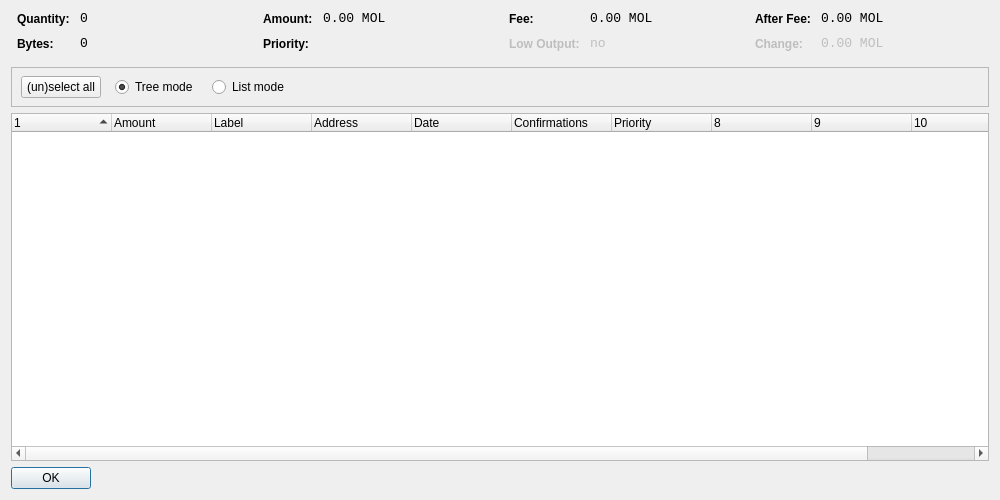
<?xml version="1.0" encoding="UTF-8"?>
<ui version="4.0">
 <class>CoinControlDialog</class>
 <widget class="QDialog" name="CoinControlDialog">
  <property name="geometry">
   <rect>
    <x>0</x>
    <y>0</y>
    <width>1000</width>
    <height>500</height>
   </rect>
  </property>
  <property name="windowTitle">
   <string>Coin Control</string>
  </property>
  <layout class="QVBoxLayout" name="verticalLayout">
   <item>
    <layout class="QHBoxLayout" name="horizontalLayoutTop" stretch="0,0,0,0">
     <property name="topMargin">
      <number>0</number>
     </property>
     <property name="bottomMargin">
      <number>10</number>
     </property>
     <item>
      <layout class="QFormLayout" name="formLayoutCoinControl1">
       <property name="horizontalSpacing">
        <number>10</number>
       </property>
       <property name="verticalSpacing">
        <number>10</number>
       </property>
       <property name="leftMargin">
        <number>6</number>
       </property>
       <property name="rightMargin">
        <number>6</number>
       </property>
       <item row="0" column="0">
        <widget class="QLabel" name="labelCoinControlQuantityText">
         <property name="styleSheet">
          <string notr="true">font-weight:bold;</string>
         </property>
         <property name="text">
          <string>Quantity:</string>
         </property>
        </widget>
       </item>
       <item row="0" column="1">
        <widget class="QLabel" name="labelCoinControlQuantity">
         <property name="font">
          <font>
           <family>Monospace</family>
           <pointsize>10</pointsize>
          </font>
         </property>
         <property name="cursor">
          <cursorShape>IBeamCursor</cursorShape>
         </property>
         <property name="contextMenuPolicy">
          <enum>Qt::ActionsContextMenu</enum>
         </property>
         <property name="text">
          <string notr="true">0</string>
         </property>
         <property name="textInteractionFlags">
          <set>Qt::LinksAccessibleByMouse|Qt::TextSelectableByKeyboard|Qt::TextSelectableByMouse</set>
         </property>
        </widget>
       </item>
       <item row="1" column="0">
        <widget class="QLabel" name="labelCoinControlBytesText">
         <property name="styleSheet">
          <string notr="true">font-weight:bold;</string>
         </property>
         <property name="text">
          <string>Bytes:</string>
         </property>
        </widget>
       </item>
       <item row="1" column="1">
        <widget class="QLabel" name="labelCoinControlBytes">
         <property name="font">
          <font>
           <family>Monospace</family>
           <pointsize>10</pointsize>
          </font>
         </property>
         <property name="cursor">
          <cursorShape>IBeamCursor</cursorShape>
         </property>
         <property name="contextMenuPolicy">
          <enum>Qt::ActionsContextMenu</enum>
         </property>
         <property name="text">
          <string notr="true">0</string>
         </property>
         <property name="textInteractionFlags">
          <set>Qt::LinksAccessibleByMouse|Qt::TextSelectableByKeyboard|Qt::TextSelectableByMouse</set>
         </property>
        </widget>
       </item>
      </layout>
     </item>
     <item>
      <layout class="QFormLayout" name="formLayoutCoinControl2">
       <property name="horizontalSpacing">
        <number>10</number>
       </property>
       <property name="verticalSpacing">
        <number>10</number>
       </property>
       <property name="leftMargin">
        <number>6</number>
       </property>
       <property name="rightMargin">
        <number>6</number>
       </property>
       <item row="0" column="0">
        <widget class="QLabel" name="labelCoinControlAmountText">
         <property name="styleSheet">
          <string notr="true">font-weight:bold;</string>
         </property>
         <property name="text">
          <string>Amount:</string>
         </property>
        </widget>
       </item>
       <item row="0" column="1">
        <widget class="QLabel" name="labelCoinControlAmount">
         <property name="font">
          <font>
           <family>Monospace</family>
           <pointsize>10</pointsize>
          </font>
         </property>
         <property name="cursor">
          <cursorShape>IBeamCursor</cursorShape>
         </property>
         <property name="contextMenuPolicy">
          <enum>Qt::ActionsContextMenu</enum>
         </property>
         <property name="text">
          <string notr="true">0.00 MOL</string>
         </property>
         <property name="textInteractionFlags">
          <set>Qt::LinksAccessibleByMouse|Qt::TextSelectableByKeyboard|Qt::TextSelectableByMouse</set>
         </property>
        </widget>
       </item>
       <item row="1" column="0">
        <widget class="QLabel" name="labelCoinControlPriorityText">
         <property name="styleSheet">
          <string notr="true">font-weight:bold;</string>
         </property>
         <property name="text">
          <string>Priority:</string>
         </property>
        </widget>
       </item>
       <item row="1" column="1">
        <widget class="QLabel" name="labelCoinControlPriority">
         <property name="font">
          <font>
           <family>Monospace</family>
           <pointsize>10</pointsize>
          </font>
         </property>
         <property name="cursor">
          <cursorShape>IBeamCursor</cursorShape>
         </property>
         <property name="contextMenuPolicy">
          <enum>Qt::ActionsContextMenu</enum>
         </property>
         <property name="text">
          <string/>
         </property>
         <property name="textInteractionFlags">
          <set>Qt::LinksAccessibleByMouse|Qt::TextSelectableByKeyboard|Qt::TextSelectableByMouse</set>
         </property>
        </widget>
       </item>
      </layout>
     </item>
     <item>
      <layout class="QFormLayout" name="formLayoutCoinControl3">
       <property name="horizontalSpacing">
        <number>10</number>
       </property>
       <property name="verticalSpacing">
        <number>10</number>
       </property>
       <property name="leftMargin">
        <number>6</number>
       </property>
       <property name="rightMargin">
        <number>6</number>
       </property>
       <item row="0" column="0">
        <widget class="QLabel" name="labelCoinControlFeeText">
         <property name="styleSheet">
          <string notr="true">font-weight:bold;</string>
         </property>
         <property name="text">
          <string>Fee:</string>
         </property>
        </widget>
       </item>
       <item row="0" column="1">
        <widget class="QLabel" name="labelCoinControlFee">
         <property name="font">
          <font>
           <family>Monospace</family>
           <pointsize>10</pointsize>
          </font>
         </property>
         <property name="cursor">
          <cursorShape>IBeamCursor</cursorShape>
         </property>
         <property name="contextMenuPolicy">
          <enum>Qt::ActionsContextMenu</enum>
         </property>
         <property name="text">
          <string notr="true">0.00 MOL</string>
         </property>
         <property name="textInteractionFlags">
          <set>Qt::LinksAccessibleByMouse|Qt::TextSelectableByKeyboard|Qt::TextSelectableByMouse</set>
         </property>
        </widget>
       </item>
       <item row="1" column="0">
        <widget class="QLabel" name="labelCoinControlLowOutputText">
         <property name="enabled">
          <bool>false</bool>
         </property>
         <property name="styleSheet">
          <string notr="true">font-weight:bold;</string>
         </property>
         <property name="text">
          <string>Low Output:</string>
         </property>
        </widget>
       </item>
       <item row="1" column="1">
        <widget class="QLabel" name="labelCoinControlLowOutput">
         <property name="enabled">
          <bool>false</bool>
         </property>
         <property name="font">
          <font>
           <family>Monospace</family>
           <pointsize>10</pointsize>
          </font>
         </property>
         <property name="cursor">
          <cursorShape>IBeamCursor</cursorShape>
         </property>
         <property name="contextMenuPolicy">
          <enum>Qt::ActionsContextMenu</enum>
         </property>
         <property name="text">
          <string notr="true">no</string>
         </property>
         <property name="textInteractionFlags">
          <set>Qt::LinksAccessibleByMouse|Qt::TextSelectableByKeyboard|Qt::TextSelectableByMouse</set>
         </property>
        </widget>
       </item>
      </layout>
     </item>
     <item>
      <layout class="QFormLayout" name="formLayoutCoinControl4">
       <property name="horizontalSpacing">
        <number>10</number>
       </property>
       <property name="verticalSpacing">
        <number>10</number>
       </property>
       <property name="leftMargin">
        <number>6</number>
       </property>
       <property name="rightMargin">
        <number>6</number>
       </property>
       <item row="0" column="0">
        <widget class="QLabel" name="labelCoinControlAfterFeeText">
         <property name="styleSheet">
          <string notr="true">font-weight:bold;</string>
         </property>
         <property name="text">
          <string>After Fee:</string>
         </property>
        </widget>
       </item>
       <item row="0" column="1">
        <widget class="QLabel" name="labelCoinControlAfterFee">
         <property name="font">
          <font>
           <family>Monospace</family>
           <pointsize>10</pointsize>
          </font>
         </property>
         <property name="cursor">
          <cursorShape>IBeamCursor</cursorShape>
         </property>
         <property name="contextMenuPolicy">
          <enum>Qt::ActionsContextMenu</enum>
         </property>
         <property name="text">
          <string notr="true">0.00 MOL</string>
         </property>
         <property name="textInteractionFlags">
          <set>Qt::LinksAccessibleByMouse|Qt::TextSelectableByKeyboard|Qt::TextSelectableByMouse</set>
         </property>
        </widget>
       </item>
       <item row="1" column="0">
        <widget class="QLabel" name="labelCoinControlChangeText">
         <property name="enabled">
          <bool>false</bool>
         </property>
         <property name="styleSheet">
          <string notr="true">font-weight:bold;</string>
         </property>
         <property name="text">
          <string>Change:</string>
         </property>
        </widget>
       </item>
       <item row="1" column="1">
        <widget class="QLabel" name="labelCoinControlChange">
         <property name="enabled">
          <bool>false</bool>
         </property>
         <property name="font">
          <font>
           <family>Monospace</family>
           <pointsize>10</pointsize>
          </font>
         </property>
         <property name="cursor">
          <cursorShape>IBeamCursor</cursorShape>
         </property>
         <property name="contextMenuPolicy">
          <enum>Qt::ActionsContextMenu</enum>
         </property>
         <property name="text">
          <string notr="true">0.00 MOL</string>
         </property>
         <property name="textInteractionFlags">
          <set>Qt::LinksAccessibleByMouse|Qt::TextSelectableByKeyboard|Qt::TextSelectableByMouse</set>
         </property>
        </widget>
       </item>
      </layout>
     </item>
    </layout>
   </item>
   <item>
    <widget class="QFrame" name="frame">
     <property name="minimumSize">
      <size>
       <width>0</width>
       <height>40</height>
      </size>
     </property>
     <property name="frameShape">
      <enum>QFrame::StyledPanel</enum>
     </property>
     <property name="frameShadow">
      <enum>QFrame::Sunken</enum>
     </property>
     <widget class="QWidget" name="horizontalLayoutWidget">
      <property name="geometry">
       <rect>
        <x>10</x>
        <y>0</y>
        <width>781</width>
        <height>41</height>
       </rect>
      </property>
      <layout class="QHBoxLayout" name="horizontalLayoutPanel" stretch="0,0,0,0,0">
       <property name="spacing">
        <number>14</number>
       </property>
       <item>
        <widget class="QPushButton" name="pushButtonSelectAll">
         <property name="sizePolicy">
          <sizepolicy hsizetype="Maximum" vsizetype="Fixed">
           <horstretch>0</horstretch>
           <verstretch>0</verstretch>
          </sizepolicy>
         </property>
         <property name="text">
          <string>(un)select all</string>
         </property>
        </widget>
       </item>
       <item>
        <widget class="QRadioButton" name="radioTreeMode">
         <property name="sizePolicy">
          <sizepolicy hsizetype="Maximum" vsizetype="Fixed">
           <horstretch>0</horstretch>
           <verstretch>0</verstretch>
          </sizepolicy>
         </property>
         <property name="text">
          <string>Tree mode</string>
         </property>
         <property name="checked">
          <bool>true</bool>
         </property>
        </widget>
       </item>
       <item>
        <widget class="QRadioButton" name="radioListMode">
         <property name="sizePolicy">
          <sizepolicy hsizetype="Maximum" vsizetype="Fixed">
           <horstretch>0</horstretch>
           <verstretch>0</verstretch>
          </sizepolicy>
         </property>
         <property name="text">
          <string>List mode</string>
         </property>
        </widget>
       </item>
       <item>
        <spacer name="horizontalSpacer">
         <property name="orientation">
          <enum>Qt::Horizontal</enum>
         </property>
         <property name="sizeHint" stdset="0">
          <size>
           <width>40</width>
           <height>20</height>
          </size>
         </property>
        </spacer>
       </item>
      </layout>
     </widget>
    </widget>
   </item>
   <item>
    <widget class="CoinControlTreeWidget" name="treeWidget">
     <property name="contextMenuPolicy">
      <enum>Qt::CustomContextMenu</enum>
     </property>
     <property name="sortingEnabled">
      <bool>false</bool>
     </property>
     <property name="columnCount">
      <number>11</number>
     </property>
     <attribute name="headerShowSortIndicator" stdset="0">
      <bool>true</bool>
     </attribute>
     <attribute name="headerStretchLastSection">
      <bool>false</bool>
     </attribute>
     <column>
      <property name="text">
       <string/>
      </property>
     </column>
     <column>
      <property name="text">
       <string>Amount</string>
      </property>
     </column>
     <column>
      <property name="text">
       <string>Label</string>
      </property>
     </column>
     <column>
      <property name="text">
       <string>Address</string>
      </property>
     </column>
     <column>
      <property name="text">
       <string>Date</string>
      </property>
     </column>
     <column>
      <property name="text">
       <string>Confirmations</string>
      </property>
      <property name="toolTip">
       <string>Confirmed</string>
      </property>
     </column>
     <column>
      <property name="text">
       <string>Priority</string>
      </property>
     </column>
     <column>
      <property name="text">
       <string/>
      </property>
     </column>
     <column>
      <property name="text">
       <string/>
      </property>
     </column>
     <column>
      <property name="text">
       <string/>
      </property>
     </column>
     <column>
      <property name="text">
       <string/>
      </property>
     </column>
    </widget>
   </item>
   <item>
    <widget class="QDialogButtonBox" name="buttonBox">
     <property name="sizePolicy">
      <sizepolicy hsizetype="Maximum" vsizetype="Fixed">
       <horstretch>0</horstretch>
       <verstretch>0</verstretch>
      </sizepolicy>
     </property>
     <property name="orientation">
      <enum>Qt::Horizontal</enum>
     </property>
     <property name="standardButtons">
      <set>QDialogButtonBox::Ok</set>
     </property>
    </widget>
   </item>
  </layout>
 </widget>
 <customwidgets>
  <customwidget>
   <class>CoinControlTreeWidget</class>
   <extends>QTreeWidget</extends>
   <header>coincontroltreewidget.h</header>
  </customwidget>
 </customwidgets>
 <resources/>
 <connections/>
</ui>
